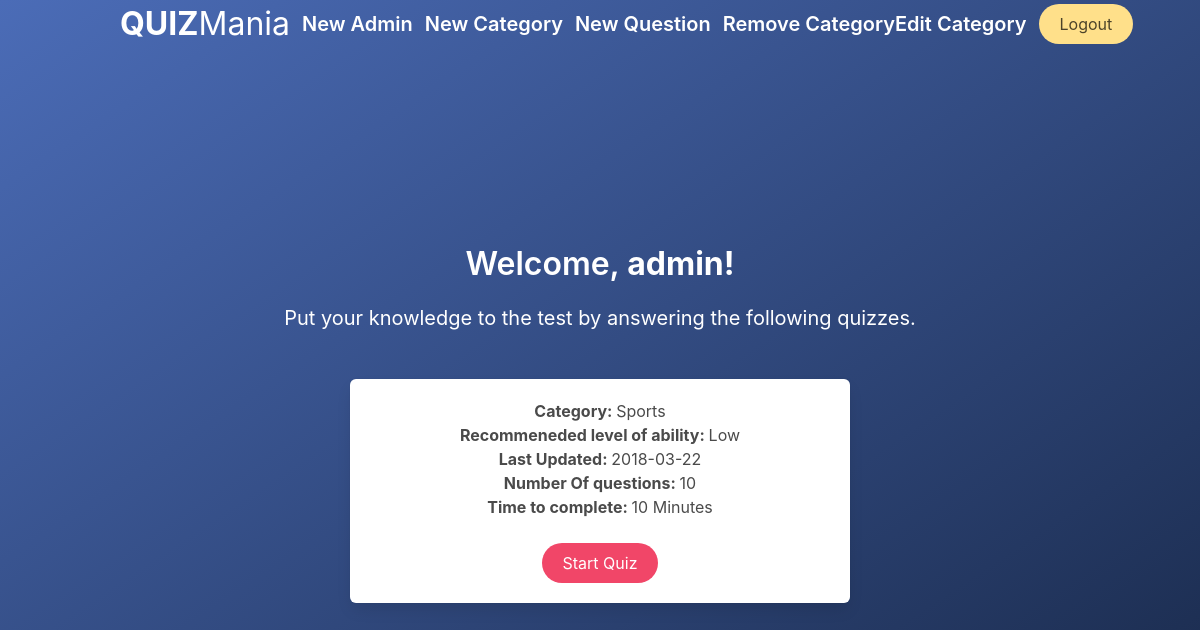
The app's page /quizmania/index.php?login=success_type=admin (signed in), older data.
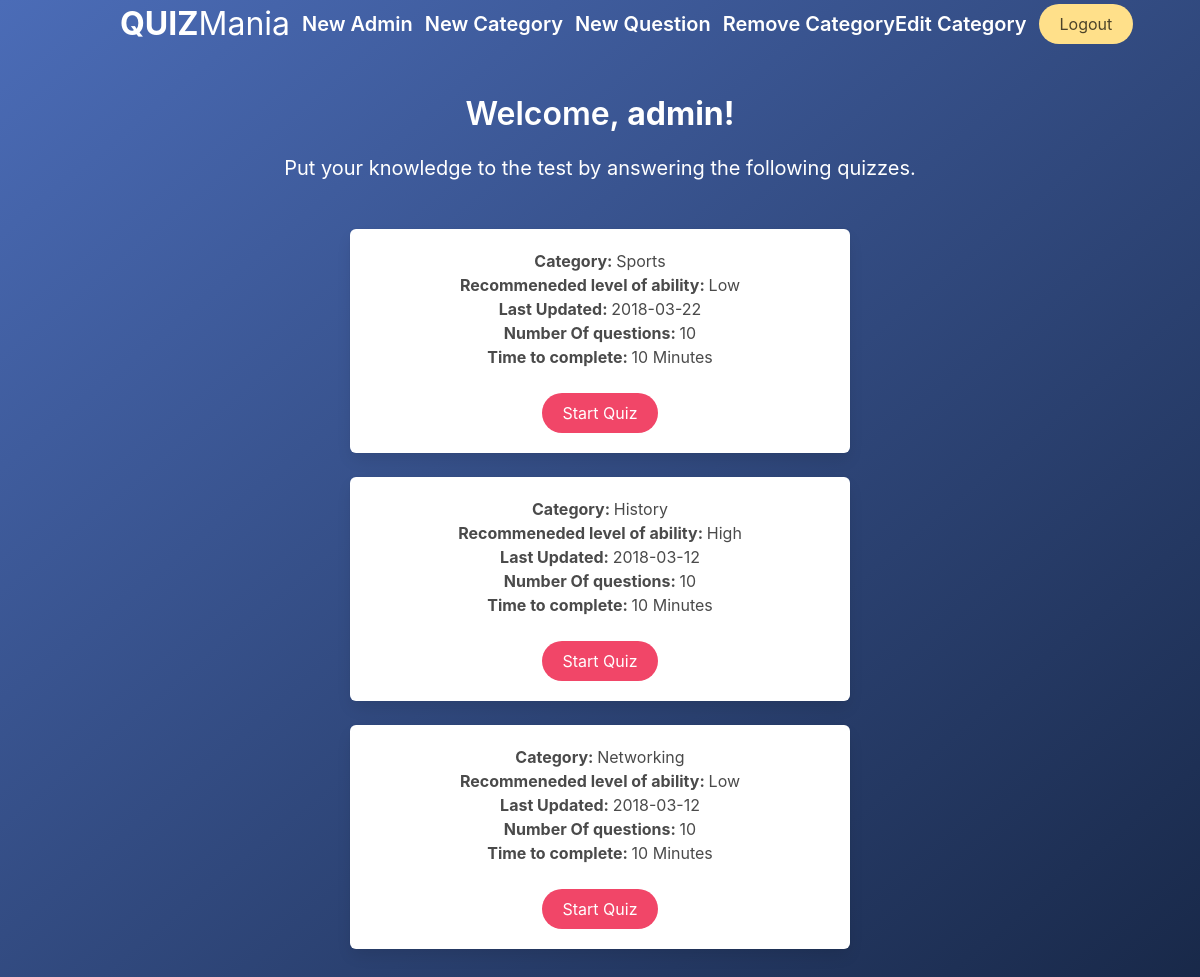
The same page, newer data.
### tables this page shows
CREATE TABLE `users` (
  `userID` int(5) NOT NULL,
  `firstName` varchar(50) NOT NULL,
  `lastName` varchar(50) NOT NULL,
  `email` varchar(50) NOT NULL,
  `username` varchar(50) NOT NULL,
  `users_password` varchar(256) NOT NULL,
  `adminAccess` tinyint(1) NOT NULL
);

CREATE TABLE `categories` (
  `categoryID` int(3) NOT NULL,
  `categoryTitle` varchar(25) NOT NULL,
  `categoryLevel` varchar(20) DEFAULT NULL,
  `dateUpdated` date NOT NULL
);

### quizmania/includes/refineCategoryOutput.inc.php (called while the page is built, shortened)
<?php
  if(isset($_POST['refine'])){
    	include ("dbh.inc.php");
    $catTitle = mysqli_real_escape_string($conn, $_POST['catName']);
    $level =  mysqli_real_escape_string($conn, $_POST['catLevel']);
    if(empty($catTitle) and empty($level)){
      Header("Location: ../adminHome.php?refineFields=empty");
      exit();
    }
    else if(empty($catTitle) and !empty($level)){
      $sql = "SELECT * FROM `Categories` WHERE `categoryLevel` = '$level'";
      $query = mysqli_query($conn, $sql);
      while($array[] = $query-> fetch_object());
      array_pop($array);
      Header("Location: ../adminHome.php?refine=level");
      exit();
    }
    else if(!empty($catTitle) and empty($level)){
      $sql = "SELECT * FROM `Categories` WHERE `categoryTitle` = '$catTitle'";
      $query = mysqli_query($conn, $sql);
      while($array[] = $query-> fetch_object());
      array_pop($array);
      Header("Location: ../adminHome.php?refine=title");
      exit();
    }
    else if(!empty($catTitle) and !empty($level)){
      $sql = "SELECT * FROM `Categories` WHERE `categoryTitle` = '$catTitle' AND `categoryLevel` = '$level'";
      $query = mysqli_query($conn, $sql);
      while($array[] = $query-> fetch_object());
      array_pop($array);
      Header("Location: ../adminHome.php?refine=title&level");
      exit();
    }
  }
  else{
    	include ("dbh.inc.php");
    $sql = "SELECT c.`categoryID`,`categoryTitle`,`categoryLevel`,`dateUpdated`
              FROM `categories` c
              LEFT JOIN `questions` q
              ON c.`categoryID` = q.`categoryID`
              GROUP BY q.categoryID
              HAVING COUNT(q.categoryID) >= 2";
    $query = mysqli_query($conn, $sql);
    while($array[] = $query-> fetch_object());
  }

### quizmania/index.php (the view, shortened to what this page needs)
<!DOCTYPE html>
<html>
<head>
	<link rel="stylesheet" type="text/css" href="newStyle.css">
	<link rel="stylesheet" href="https://cdnjs.cloudflare.com/ajax/libs/bulma/0.6.2/css/bulma.min.css">
</head>
<body>
<section class="hero is-fullheight gradient-background">
<?php
	include_once 'header.php';
	include_once 'includes/dbh.inc.php';
 	include_once 'includes/refineCategoryOutput.inc.php';
?>
			<?php
				if(isset($_SESSION['uID'])){
					echo '<div class="hero-body">';
          $sql = "SELECT * FROM `users` WHERE `userID` = '".$_SESSION['uID']."' ";
					$result = mysqli_query($conn, $sql);
					$resultCheck = mysqli_fetch_array($result);
          if ($resultCheck['adminAccess'] == false ){
            echo '<div class="container has-text-centered">
										<p class="has-text-white is-size-3 title is-spaced">Welcome, <b>'.$resultCheck['firstName']."!";
          }
          else if($resultCheck['adminAccess'] == true){
            echo '<div class="container has-text-centered">
										<p class="has-text-white is-size-3 title is-spaced">Welcome, <b>'.$resultCheck['firstName']."!";
          }
					echo '</b></p><p class="subtitle has-text-white">Put your knowledge to the test by answering the following quizzes.</p>';
					echo '<div class="container">';
          foreach($array as $catFull) :
					echo 		'<div class="box limit-width at-center"><ul>';
					echo    '<li><b>Category: </b>'. $catFull->categoryTitle .'</li>';
					echo    '<li><b>Recommeneded level of ability: </b>'. $catFull->categoryLevel .'</li>';
					echo    '<li><b>Last Updated: </b>'. $catFull->dateUpdated .'</li>';
					echo    '<li><b>Number Of questions: </b>10</li>';
					echo    '<li><b>Time to complete: </b>10 Minutes</li>';
					echo 	'<form action="questions.php" method="POST">';
					echo    '<button class="button is-danger is-rounded" type="submit" name="question_refine" class="startquiz">Start Quiz</button>';
					echo 	'</form>';
					echo  	'</ul></div>';
          endforeach;
					echo '</div></div>';
				}
        else{
					echo '<div class="hero-body"><div class="container has-text-left">';
					echo '<p class="has-text-white is-size-1 title is-spaced">Welcome to <b>QUIZ</b>Mania</p>';
					echo '</div></div>';
				}
			?>
<?php
	include_once 'footer.php';
?>
</body>

### quizmania/header.php (shortened to what this page needs)
<?php
  include_once 'includes/dbh.inc.php';
?>
		<div class="hero-head">
				<div class="container">
					<nav class="level">
						<div class="level-left">
							<div class="level-item">
								<p class="has-text-centered is-size-3">
									<a class="has-text-white" href="index.php"><b>QUIZ</b>Mania</a>
								</p>
							</div>
						</div>
						<div class="level-right">
							<div class="level-item">
								<?php
									if(isset($_SESSION['uID'])){
										$sql = "SELECT * FROM `users` WHERE `userID` = '".$_SESSION['uID']."' ";
										$result = mysqli_query($conn, $sql);
										$resultCheck = mysqli_fetch_array($result);
										if ($resultCheck['adminAccess'] == false ){
											echo '<p class="level-item">
															<p class="has-text-centered is-size-5 title">
																<a class="has-text-white" href="highScores.php">High Scores</a>
															</p>
														</p><br/>
														<p class="level-item">
															<form action="includes/logout.inc.php" method="POST">
																<button class="button is-warning is-rounded" type="submit" name="submit">Logout</button>
															</form>
														</p>';
										}
										elseif($resultCheck['adminAccess'] == true){
											echo '<p class="level-item">
															<p class="has-text-centered is-size-5 title">
																<a class="has-text-white" href="newAdmin.php">New Admin</a>
															</p>
														</p><br/>
														<p class="level-item">
															<p class="has-text-centered is-size-5 title">
																<a class="has-text-white" href="newCategory.php">New Category</a>
															</p>
														</p><br/>
														<p class="level-item">
															<p class="has-text-centered is-size-5 title">
																<a class="has-text-white" href="newQuestion.php">New Question</a>
															</p>
														</p><br/>
														<p class="level-item">
															<p class="has-text-centered is-size-5 title">
																<a class="has-text-white" href="removeCategory.php">Remove Category</a>
															</p>
														</p><br/>
															<p class="has-text-centered is-size-5 title">
																<a class="has-text-white" href="chooseEditCategory.php">Edit Category</a>
															</p>
														</p><br/>
														<p class="level-item">
														<form action="includes/logout.inc.php" method="POST">
															<button class="button is-warning is-rounded" type="submit" name="submit">Logout</button>
														</form>
														<p/>';
										}
									}
								?>
							</div>
						</div>
					</nav>
				</div>
		</div>

### quizmania/newStyle.css (style rules this page uses)
.gradient-background { background-image: linear-gradient(to right bottom, #4b6cb7, #182848); }
.limit-width { max-width: 500px; }
.at-center { margin-left: auto; margin-right: auto; }

Row changes from the older to the newer data that the page shows:
added categories: categoryTitle "History", categoryLevel "High", dateUpdated "2018-03-12"
added categories: categoryTitle "Networking", categoryLevel "Low", dateUpdated "2018-03-12"
